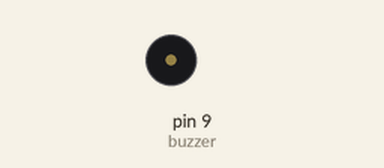
Simulated run of this sketch. Board: Arduino Uno, built with avr-gcc and run on an emulated ATmega328P. Parts: buzzer (waves = sounding).

Above: at 3.0 s.
At 6.2 s:
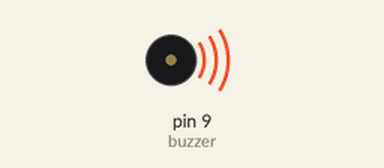
Timing chart, 0 to 8.3 s (numbered marks = the images above):
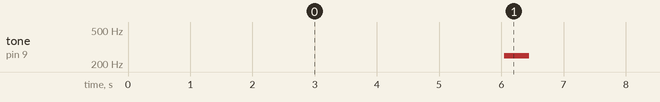

The sketch:

buzzer_sample.ino
```cpp
#include <Arduino.h>
const int buzzer = 9; //buzzer to arduino pin 9

// link: https://tkkrlab.nl/wiki/Arduino_KY-006_Small_passive_buzzer_module

void setup(){

  pinMode(buzzer, OUTPUT); // Set buzzer - pin 9 as an output

}

void loop(){

  //buzz(buzzer, 1000, 1000); // Send 1KHz sound signal...
  delay(1000);        // ...for 1 sec
  unsigned char i, j ;// define variables

    for (i = 0; i <100; i++)
    {
      digitalWrite (buzzer, HIGH) ;// send voice
      delay (25) ;// Delay 1ms
      digitalWrite (buzzer, LOW) ;// do not send voice
      delay (25) ;// delay ms

    }

    for (i = 0; i <100; i++)
    {
      digitalWrite (buzzer, HIGH) ;// send voice
      delay (2) ;// delay 2ms
      digitalWrite (buzzer, LOW) ;// do not send voice
      delay (2) ;// delay 2ms
    }

}

void buzz(int targetPin, long frequency, long length) {
  digitalWrite(13, HIGH);
  long delayValue = 1000000 / frequency / 2; // calculate the delay value between transitions
  //// 1 second's worth of microseconds, divided by the frequency, then split in half since
  //// there are two phases to each cycle
  long numCycles = frequency * length / 1000; // calculate the number of cycles for proper timing
  //// multiply frequency, which is really cycles per second, by the number of seconds to
  //// get the total number of cycles to produce
  for (long i = 0; i < numCycles; i++) { // for the calculated length of time...
    digitalWrite(targetPin, HIGH); // write the buzzer pin high to push out the diaphram
    delayMicroseconds(delayValue); // wait for the calculated delay value
    digitalWrite(targetPin, LOW); // write the buzzer pin low to pull back the diaphram
    delayMicroseconds(delayValue); // wait again or the calculated delay value
  }
  digitalWrite(13, LOW);

}
```

Measured:
- by itself, tone on pin 9 (buzzer): alternates 249 Hz for 0.40 s and silent for 6.0 s
